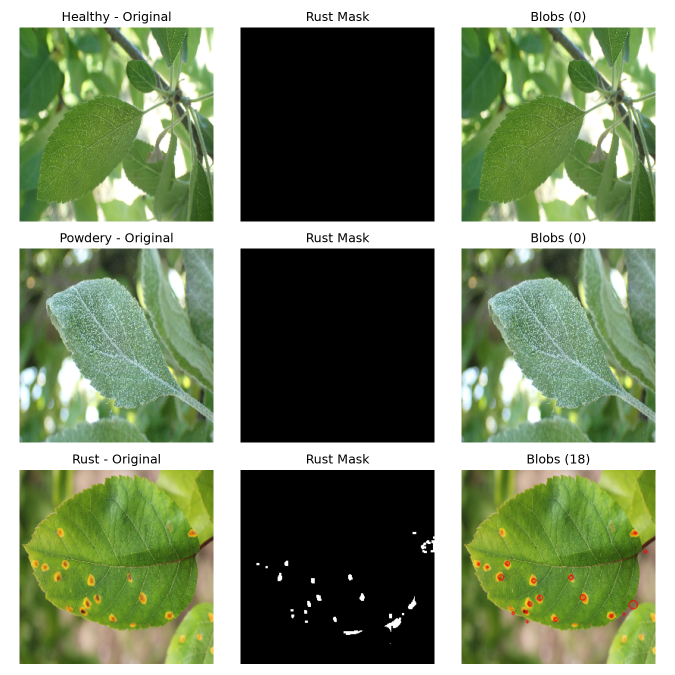
#> input picture Computer-Vision/blob_comparison (2).png, 1350 x 1350 px (shown at 1/2 size)
$ python -i features.py   (imports and definitions only)
#> lines starting #> are read from the running program, lines starting #| are printed output that depends on the picture; after the words box and inside, x2 and y2 are one past the last pixel; in counts of white or black regions, pixels touching at a corner belong together
#> further down, picture is the input picture: shape (1350, 1350, 3); mean B, G, R 108.2, 138.4, 124.2
import cv2 as cv
import numpy as np

FEATURE_SHAPE = (256, 256)  # (width, height) — bigger than the CNN input so rust spots survive

# Rust lesions: orange/brown ring around a dark center
RUST_LOW_HSV = (5, 80, 60)
RUST_HIGH_HSV = (25, 255, 220)
RUST_MIN_SPOT_AREA = 4  # px, at FEATURE_SHAPE resolution

# Healthy leaf: saturated green
GREEN_LOW_HSV = (35, 60, 40)
GREEN_HIGH_HSV = (85, 255, 255)

FEATURE_NAMES = [
    'green_fraction',
    'rust_fraction',
    'rust_spot_count',
    'low_saturation_fraction',
    'laplacian_variance',
    'hue_hist_0', 'hue_hist_1', 'hue_hist_2', 'hue_hist_3',
    'hue_hist_4', 'hue_hist_5', 'hue_hist_6', 'hue_hist_7',
]


def extract_features(image, shape=FEATURE_SHAPE):
#> called with shape = (256, 256)
    image = cv.resize(image, shape)
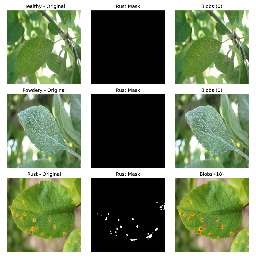
#> image: shape (256, 256, 3); mean of channels 0, 1, 2 106.2, 136.7, 122.3; drawn as B, G, R
    hsv = cv.cvtColor(image, cv.COLOR_BGR2HSV)
#> hsv: shape (256, 256, 3); mean H, S, V 23.1, 58.3, 137.5
    gray = cv.cvtColor(image, cv.COLOR_BGR2GRAY)
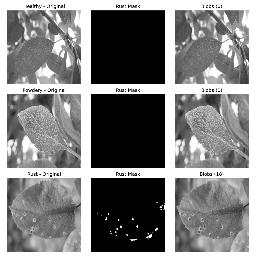
#> gray: shape (256, 256); min 0, max 255, mean 128.9

    total_px = shape[0] * shape[1]

    green_mask = cv.inRange(hsv, GREEN_LOW_HSV, GREEN_HIGH_HSV)
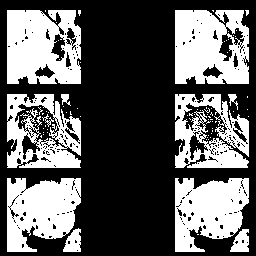
#> green_mask: shape (256, 256); 37.2% white; 78 white regions (67 under 20 px), largest, box (x1, y1, x2, y2) and area: (7, 10, 81, 84) 4566, (175, 10, 249, 84) 4543, (7, 178, 81, 252) 3983
    green_fraction = green_mask.mean() / 255
#> green_fraction = 0.372

    rust_mask = cv.inRange(hsv, RUST_LOW_HSV, RUST_HIGH_HSV)
#> rust_mask: shape (256, 256); 0.84% white in thin lines or dots, all inside (x1, y1, x2, y2) = (10, 35, 249, 252)
    rust_mask = cv.morphologyEx(rust_mask, cv.MORPH_OPEN, np.ones((3, 3), np.uint8))
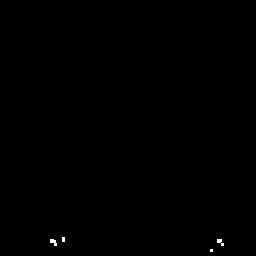
#> rust_mask: shape (256, 256); 0.13% white; 4 white regions (2 under 20 px), largest, box (x1, y1, x2, y2) and area: (50, 239, 57, 246) 31, (217, 239, 224, 246) 28
    rust_fraction = rust_mask.mean() / 255
#> rust_fraction = 0.00127
    contours, _ = cv.findContours(rust_mask, cv.RETR_EXTERNAL, cv.CHAIN_APPROX_SIMPLE)
#> contours = 4 contours, all with area under 20
    rust_spot_count = sum(1 for c in contours if cv.contourArea(c) >= RUST_MIN_SPOT_AREA)
#> rust_spot_count = 4

    # Powdery mildew: fine whitish-gray speckle -> low saturation, not blown-out highlight
    saturation = hsv[:, :, 1]
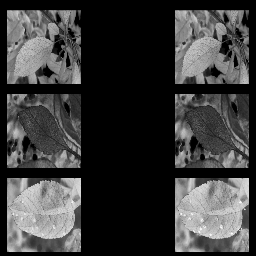
#> saturation: shape (256, 256); min 0, max 251, mean 58.3
    value = hsv[:, :, 2]
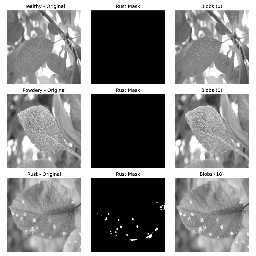
#> value: shape (256, 256); min 0, max 255, mean 137.5
    low_sat_mask = (saturation < 60) & (value < 240) & (value > 60)
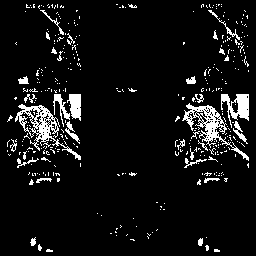
#> low_sat_mask: shape (256, 256) bool; 7.4% white; 360 white regions (329 under 20 px), largest, box (x1, y1, x2, y2) and area: (15, 104, 81, 160) 854, (182, 103, 249, 161) 829, (221, 94, 249, 128) 462
    low_saturation_fraction = low_sat_mask.mean()
#> low_saturation_fraction = 0.0741

    laplacian_variance = cv.Laplacian(gray, cv.CV_64F).var()
#> laplacian_variance = 7255.7

    hue_hist = cv.calcHist([hsv], [0], None, [8], [0, 180])
#> hue_hist = [34782, 14089, 13836, 2474, 346, 6, 3, 0]
    hue_hist = (hue_hist / total_px).flatten()
#> hue_hist = [0.531, 0.215, 0.211, 0.0378, 0.00528, 9.16e-05, 4.58e-05, 0]

    return np.concatenate([
        [green_fraction, rust_fraction, rust_spot_count, low_saturation_fraction, laplacian_variance],
        hue_hist,
    ])

>>> import cv2
>>> picture = cv2.imread('../blob_comparison (2).png')
>>> result = extract_features(picture)
#> result = [0.372, 0.00127, 4, 0.0741, 7255.7, 0.531, 0.215, 0.211, 0.0378, 0.00528, 9.16e-05, 4.58e-05, 0]

$ run again, on Computer-Vision/blob_watershed_comparison.png
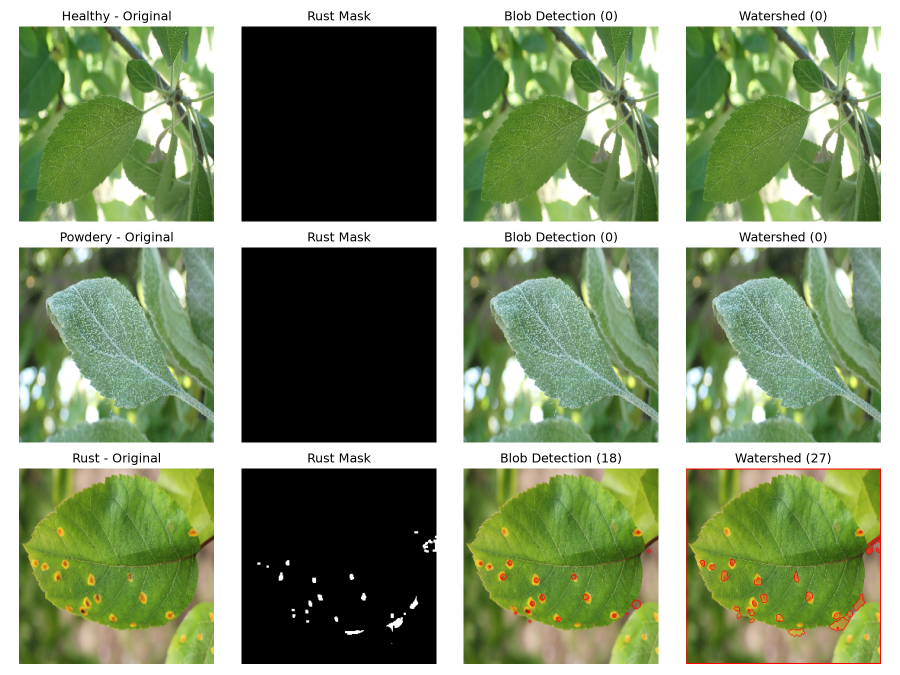
#> input picture Computer-Vision/blob_watershed_comparison.png, 1800 x 1350 px (shown at 1/2 size)
#> picture is the input picture: shape (1350, 1800, 3); mean B, G, R 111.6, 145.8, 130.1
#> hsv: shape (256, 256, 3); mean H, S, V 26, 66.2, 147.4
#> in extract_features, `green_mask = cv.inRange(hsv, GREEN_LOW_HSV, GREEN_HIGH_HSV)`:
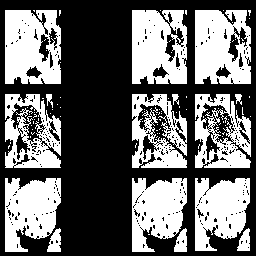
#> green_mask: shape (256, 256); 41.9% white; 92 white regions (77 under 20 px), largest, box (x1, y1, x2, y2) and area: (5, 10, 61, 84) 3448, (195, 10, 251, 84) 3430, (132, 10, 187, 84) 3379
#> green_fraction = 0.419
#> rust_fraction = 0.00107
#> contours = 4 contours, all with area under 20
#> rust_spot_count = 4
#> in extract_features, `low_sat_mask = (saturation < 60) & (value < 240) & (value > 60)`:
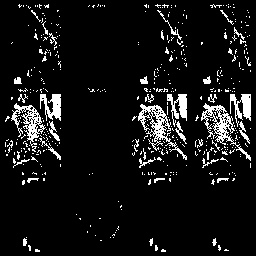
#> low_sat_mask: shape (256, 256) bool; 8.2% white in thin lines or dots
#> low_saturation_fraction = 0.082
#> laplacian_variance = 7927.1
#> in extract_features, `hue_hist = cv.calcHist([hsv], [0], None, [8], [0, 180])`: hue_hist = [30947, 15722, 15677, 2784, 397, 5, 4, 0]
#> in extract_features, `hue_hist = (hue_hist / total_px).flatten()`: hue_hist = [0.472, 0.24, 0.239, 0.0425, 0.00606, 7.63e-05, 6.1e-05, 0]
#> result = [0.419, 0.00107, 4, 0.082, 7927.1, 0.472, 0.24, 0.239, 0.0425, 0.00606, 7.63e-05, 6.1e-05, 0]
